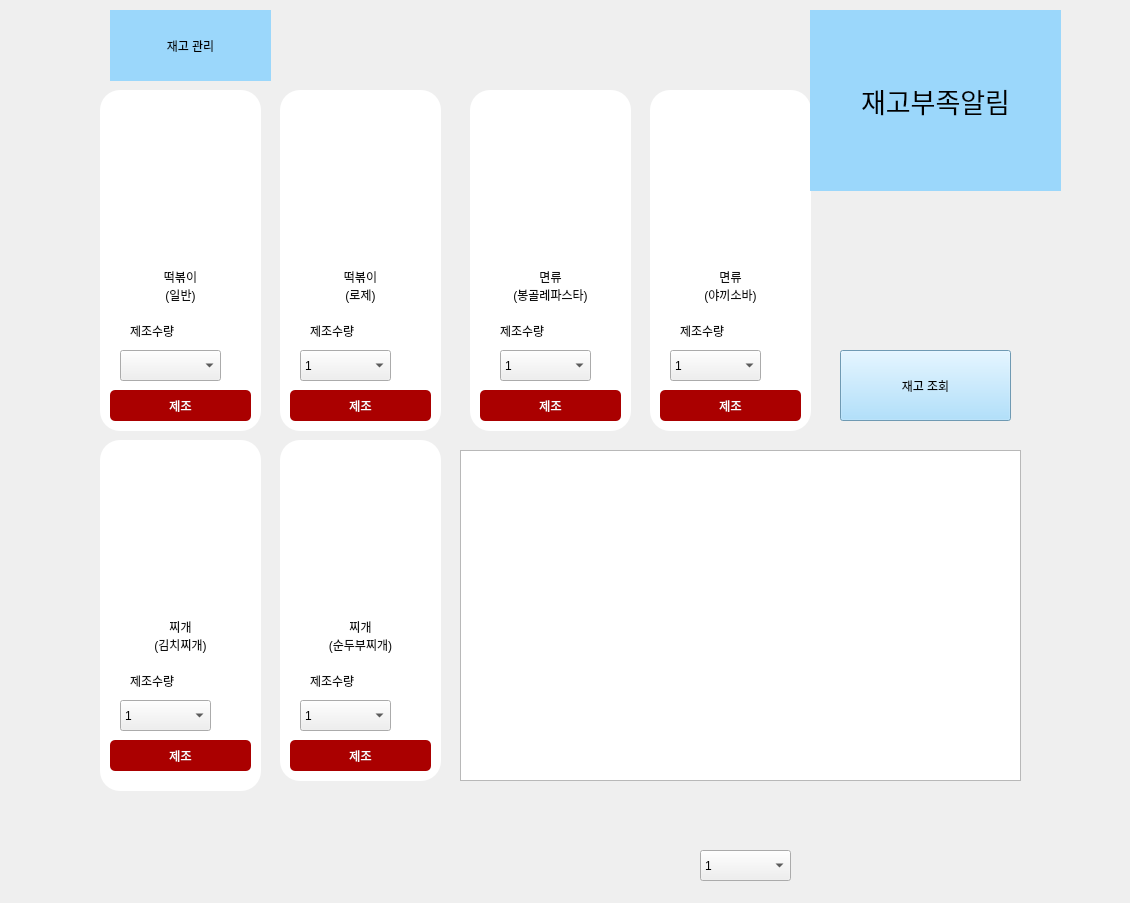
    <widget class="QWidget" name="number6">
     <widget class="QLabel" name="label_29">
      <property name="geometry">
       <rect>
        <x>0</x>
        <y>0</y>
        <width>1121</width>
        <height>894</height>
       </rect>
      </property>
      <property name="text">
       <string/>
      </property>
      <property name="pixmap">
       <pixmap>레시피관리.jpg</pixmap>
      </property>
      <property name="scaledContents">
       <bool>true</bool>
      </property>
     </widget>
     <widget class="QLabel" name="FOODNAME_6">
      <property name="geometry">
       <rect>
        <x>660</x>
        <y>260</y>
        <width>141</width>
        <height>51</height>
       </rect>
      </property>
      <property name="styleSheet">
       <string notr="true">border-radius: 20px;
background-color:rgb(255, 255, 255);
font: 75 12pt &quot;Cambria&quot;;
color: rgb(15, 15, 15);</string>
      </property>
      <property name="text">
       <string>면류
(야끼소바)</string>
      </property>
      <property name="alignment">
       <set>Qt::AlignCenter</set>
      </property>
     </widget>
     <widget class="QPushButton" name="kimchi_produce_btn">
      <property name="geometry">
       <rect>
        <x>110</x>
        <y>740</y>
        <width>141</width>
        <height>31</height>
       </rect>
      </property>
      <property name="styleSheet">
       <string notr="true">color : rgb(255, 255, 255);
background-color: rgb(170, 0, 0);
border-radius : 5;</string>
      </property>
      <property name="text">
       <string>제조</string>
      </property>
     </widget>
     <widget class="QTableWidget" name="current_matarial_tableWidget">
      <property name="geometry">
       <rect>
        <x>460</x>
        <y>450</y>
        <width>561</width>
        <height>331</height>
       </rect>
      </property>
      <attribute name="horizontalHeaderDefaultSectionSize">
       <number>200</number>
      </attribute>
     </widget>
     <widget class="QLabel" name="current_amount_label_tteokbokki1">
      <property name="geometry">
       <rect>
        <x>130</x>
        <y>350</y>
        <width>101</width>
        <height>31</height>
       </rect>
      </property>
      <property name="styleSheet">
       <string notr="true">border-radius: 20px;
background-color:rgb(255, 255, 255);
font: 20pt &quot;Cambria&quot;;
color: rgb(15, 15, 15);</string>
      </property>
      <property name="text">
       <string>            개</string>
      </property>
     </widget>
     <widget class="QLabel" name="label_30">
      <property name="geometry">
       <rect>
        <x>100</x>
        <y>90</y>
        <width>161</width>
        <height>341</height>
       </rect>
      </property>
      <property name="styleSheet">
       <string notr="true">border-radius: 20px;
background-color:rgb(255, 255, 255);
font: 20pt &quot;Cambria&quot;;
color: rgb(0, 170, 255)</string>
      </property>
      <property name="text">
       <string/>
      </property>
     </widget>
     <widget class="QLabel" name="label_37">
      <property name="geometry">
       <rect>
        <x>110</x>
        <y>10</y>
        <width>161</width>
        <height>71</height>
       </rect>
      </property>
      <property name="styleSheet">
       <string notr="true">background-color:rgb(155, 215, 251);
font: 25pt &quot;Sitka Banner&quot;;
color: rgb(0, 0, 0);</string>
      </property>
      <property name="text">
       <string>재고 관리</string>
      </property>
      <property name="alignment">
       <set>Qt::AlignCenter</set>
      </property>
     </widget>
     <widget class="QLabel" name="FOODNAME_5">
      <property name="geometry">
       <rect>
        <x>290</x>
        <y>610</y>
        <width>141</width>
        <height>51</height>
       </rect>
      </property>
      <property name="styleSheet">
       <string notr="true">border-radius: 20px;
background-color:rgb(255, 255, 255);
font: 75 12pt &quot;Cambria&quot;;
color: rgb(15, 15, 15);</string>
      </property>
      <property name="text">
       <string>찌개
(순두부찌개)</string>
      </property>
      <property name="alignment">
       <set>Qt::AlignCenter</set>
      </property>
     </widget>
     <widget class="QLabel" name="label_36">
      <property name="geometry">
       <rect>
        <x>680</x>
        <y>310</y>
        <width>111</width>
        <height>41</height>
       </rect>
      </property>
      <property name="styleSheet">
       <string notr="true">border-radius: 20px;
background-color:rgb(255, 255, 255);
font: 20pt &quot;Cambria&quot;;
color: rgb(15, 15, 15);</string>
      </property>
      <property name="text">
       <string>제조수량</string>
      </property>
     </widget>
     <widget class="QPushButton" name="tteokbokki1_produce_btn">
      <property name="geometry">
       <rect>
        <x>110</x>
        <y>390</y>
        <width>141</width>
        <height>31</height>
       </rect>
      </property>
      <property name="styleSheet">
       <string notr="true">color : rgb(255, 255, 255);
background-color: rgb(170, 0, 0);
border-radius : 5;</string>
      </property>
      <property name="text">
       <string>제조</string>
      </property>
     </widget>
     <widget class="QLabel" name="label_31">
      <property name="geometry">
       <rect>
        <x>280</x>
        <y>90</y>
        <width>161</width>
        <height>341</height>
       </rect>
      </property>
      <property name="styleSheet">
       <string notr="true">border-radius: 20px;
background-color:rgb(255, 255, 255);
font: 20pt &quot;Cambria&quot;;
color: rgb(0, 170, 255)</string>
      </property>
      <property name="text">
       <string/>
      </property>
     </widget>
     <widget class="QLabel" name="FOODIMAGE_5">
      <property name="geometry">
       <rect>
        <x>290</x>
        <y>450</y>
        <width>141</width>
        <height>161</height>
       </rect>
      </property>
      <property name="text">
       <string/>
      </property>
      <property name="pixmap">
       <pixmap>순두부찌개(이미지).jpg</pixmap>
      </property>
      <property name="scaledContents">
       <bool>true</bool>
      </property>
     </widget>
     <widget class="QLabel" name="current_amount_label_kimchi">
      <property name="geometry">
       <rect>
        <x>140</x>
        <y>700</y>
        <width>101</width>
        <height>31</height>
       </rect>
      </property>
      <property name="styleSheet">
       <string notr="true">border-radius: 20px;
background-color:rgb(255, 255, 255);
font: 20pt &quot;Cambria&quot;;
color: rgb(15, 15, 15);</string>
      </property>
      <property name="text">
       <string>            개</string>
      </property>
     </widget>
     <widget class="QLabel" name="label_38">
      <property name="geometry">
       <rect>
        <x>130</x>
        <y>660</y>
        <width>111</width>
        <height>41</height>
       </rect>
      </property>
      <property name="styleSheet">
       <string notr="true">border-radius: 20px;
background-color:rgb(255, 255, 255);
font: 20pt &quot;Cambria&quot;;
color: rgb(15, 15, 15);</string>
      </property>
      <property name="text">
       <string>제조수량</string>
      </property>
     </widget>
     <widget class="QLabel" name="label_33">
      <property name="geometry">
       <rect>
        <x>280</x>
        <y>440</y>
        <width>161</width>
        <height>341</height>
       </rect>
      </property>
      <property name="styleSheet">
       <string notr="true">border-radius: 20px;
background-color:rgb(255, 255, 255);
font: 20pt &quot;Cambria&quot;;
color: rgb(0, 170, 255)</string>
      </property>
      <property name="text">
       <string/>
      </property>
     </widget>
     <widget class="QPushButton" name="tteokbokki2_produce_btn">
      <property name="geometry">
       <rect>
        <x>290</x>
        <y>390</y>
        <width>141</width>
        <height>31</height>
       </rect>
      </property>
      <property name="styleSheet">
       <string notr="true">color : rgb(255, 255, 255);
background-color: rgb(170, 0, 0);
border-radius : 5;</string>
      </property>
      <property name="text">
       <string>제조</string>
      </property>
     </widget>
     <widget class="QPushButton" name="soba_produce_btn">
      <property name="geometry">
       <rect>
        <x>660</x>
        <y>390</y>
        <width>141</width>
        <height>31</height>
       </rect>
      </property>
      <property name="styleSheet">
       <string notr="true">color : rgb(255, 255, 255);
background-color: rgb(170, 0, 0);
border-radius : 5;</string>
      </property>
      <property name="text">
       <string>제조</string>
      </property>
     </widget>
     <widget class="QLabel" name="label_32">
      <property name="geometry">
       <rect>
        <x>310</x>
        <y>660</y>
        <width>111</width>
        <height>41</height>
       </rect>
      </property>
      <property name="styleSheet">
       <string notr="true">border-radius: 20px;
background-color:rgb(255, 255, 255);
font: 20pt &quot;Cambria&quot;;
color: rgb(15, 15, 15);</string>
      </property>
      <property name="text">
       <string>제조수량</string>
      </property>
     </widget>
     <widget class="QLabel" name="FOODNAME_3">
      <property name="geometry">
       <rect>
        <x>480</x>
        <y>260</y>
        <width>141</width>
        <height>51</height>
       </rect>
      </property>
      <property name="styleSheet">
       <string notr="true">border-radius: 20px;
background-color:rgb(255, 255, 255);
font: 75 12pt &quot;Cambria&quot;;
color: rgb(15, 15, 15);</string>
      </property>
      <property name="text">
       <string>면류
(봉골레파스타)</string>
      </property>
      <property name="alignment">
       <set>Qt::AlignCenter</set>
      </property>
     </widget>
     <widget class="QLabel" name="FOODIMAGE_3">
      <property name="geometry">
       <rect>
        <x>480</x>
        <y>100</y>
        <width>141</width>
        <height>161</height>
       </rect>
      </property>
      <property name="text">
       <string/>
      </property>
      <property name="pixmap">
       <pixmap>봉골레파스타(이미지).jpg</pixmap>
      </property>
      <property name="scaledContents">
       <bool>true</bool>
      </property>
     </widget>
     <widget class="QLabel" name="FOODIMAGE_2">
      <property name="geometry">
       <rect>
        <x>290</x>
        <y>100</y>
        <width>141</width>
        <height>161</height>
       </rect>
      </property>
      <property name="text">
       <string/>
      </property>
      <property name="pixmap">
       <pixmap>떡볶이(로제).jpg</pixmap>
      </property>
      <property name="scaledContents">
       <bool>true</bool>
      </property>
     </widget>
     <widget class="QLabel" name="current_amount_label_soba">
      <property name="geometry">
       <rect>
        <x>690</x>
        <y>350</y>
        <width>101</width>
        <height>31</height>
       </rect>
      </property>
      <property name="styleSheet">
       <string notr="true">border-radius: 20px;
background-color:rgb(255, 255, 255);
font: 20pt &quot;Cambria&quot;;
color: rgb(15, 15, 15);</string>
      </property>
      <property name="text">
       <string>            개</string>
      </property>
     </widget>
     <widget class="QLabel" name="label_34">
      <property name="geometry">
       <rect>
        <x>470</x>
        <y>90</y>
        <width>161</width>
        <height>341</height>
       </rect>
      </property>
      <property name="styleSheet">
       <string notr="true">border-radius: 20px;
background-color:rgb(255, 255, 255);
font: 20pt &quot;Cambria&quot;;
color: rgb(0, 170, 255)</string>
      </property>
      <property name="text">
       <string/>
      </property>
     </widget>
     <widget class="QLabel" name="FOODIMAGE_1">
      <property name="geometry">
       <rect>
        <x>110</x>
        <y>100</y>
        <width>141</width>
        <height>161</height>
       </rect>
      </property>
      <property name="text">
       <string/>
      </property>
      <property name="pixmap">
       <pixmap>떡볶이(일반).jpg</pixmap>
      </property>
      <property name="scaledContents">
       <bool>true</bool>
      </property>
     </widget>
     <widget class="QLabel" name="FOODNAME_4">
      <property name="geometry">
       <rect>
        <x>110</x>
        <y>610</y>
        <width>141</width>
        <height>51</height>
       </rect>
      </property>
      <property name="styleSheet">
       <string notr="true">border-radius: 20px;
background-color:rgb(255, 255, 255);
font: 75 12pt &quot;Cambria&quot;;
color: rgb(15, 15, 15);</string>
      </property>
      <property name="text">
       <string>찌개
(김치찌개)</string>
      </property>
      <property name="alignment">
       <set>Qt::AlignCenter</set>
      </property>
     </widget>
     <widget class="QLabel" name="FOODNAME_1">
      <property name="geometry">
       <rect>
        <x>110</x>
        <y>260</y>
        <width>141</width>
        <height>51</height>
       </rect>
      </property>
      <property name="styleSheet">
       <string notr="true">border-radius: 20px;
background-color:rgb(255, 255, 255);
font: 75 12pt &quot;Cambria&quot;;
color: rgb(15, 15, 15);</string>
      </property>
      <property name="text">
       <string>떡볶이
(일반)</string>
      </property>
      <property name="alignment">
       <set>Qt::AlignCenter</set>
      </property>
     </widget>
     <widget class="QLabel" name="label_35">
      <property name="geometry">
       <rect>
        <x>100</x>
        <y>440</y>
        <width>161</width>
        <height>341</height>
       </rect>
      </property>
      <property name="styleSheet">
       <string notr="true">border-radius: 20px;
background-color:rgb(255, 255, 255);
font: 20pt &quot;Cambria&quot;;
color: rgb(0, 170, 255)</string>
      </property>
      <property name="text">
       <string/>
      </property>
     </widget>
     <widget class="QLabel" name="current_amount_label_softtofu">
      <property name="geometry">
       <rect>
        <x>320</x>
        <y>700</y>
        <width>101</width>
        <height>31</height>
       </rect>
      </property>
      <property name="styleSheet">
       <string notr="true">border-radius: 20px;
background-color:rgb(255, 255, 255);
font: 20pt &quot;Cambria&quot;;
color: rgb(15, 15, 15);</string>
      </property>
      <property name="text">
       <string>            개</string>
      </property>
     </widget>
     <widget class="QLabel" name="FOODNAME_2">
      <property name="geometry">
       <rect>
        <x>290</x>
        <y>260</y>
        <width>141</width>
        <height>51</height>
       </rect>
      </property>
      <property name="styleSheet">
       <string notr="true">border-radius: 20px;
background-color:rgb(255, 255, 255);
font: 75 12pt &quot;Cambria&quot;;
color: rgb(15, 15, 15);</string>
      </property>
      <property name="text">
       <string>떡볶이
(로제)</string>
      </property>
      <property name="alignment">
       <set>Qt::AlignCenter</set>
      </property>
     </widget>
     <widget class="QLabel" name="label_39">
      <property name="geometry">
       <rect>
        <x>650</x>
        <y>90</y>
        <width>161</width>
        <height>341</height>
       </rect>
      </property>
      <property name="styleSheet">
       <string notr="true">border-radius: 20px;
background-color:rgb(255, 255, 255);
font: 20pt &quot;Cambria&quot;;
color: rgb(0, 170, 255)</string>
      </property>
      <property name="text">
       <string/>
      </property>
     </widget>
     <widget class="QLabel" name="current_amount_label_pasta">
      <property name="geometry">
       <rect>
        <x>520</x>
        <y>350</y>
        <width>101</width>
        <height>31</height>
       </rect>
      </property>
      <property name="styleSheet">
       <string notr="true">border-radius: 20px;
background-color:rgb(255, 255, 255);
font: 20pt &quot;Cambria&quot;;
color: rgb(15, 15, 15);</string>
      </property>
      <property name="text">
       <string>            개</string>
      </property>
     </widget>
     <widget class="QLabel" name="FOODIMAGE_6">
      <property name="geometry">
       <rect>
        <x>660</x>
        <y>100</y>
        <width>141</width>
        <height>161</height>
       </rect>
      </property>
      <property name="text">
       <string/>
      </property>
      <property name="pixmap">
       <pixmap>야끼소바(이미지).jpg</pixmap>
      </property>
      <property name="scaledContents">
       <bool>true</bool>
      </property>
     </widget>
     <widget class="QPushButton" name="material_check_btn">
      <property name="geometry">
       <rect>
        <x>840</x>
        <y>350</y>
        <width>171</width>
        <height>71</height>
       </rect>
      </property>
      <property name="styleSheet">
       <string notr="true">background-color:rgb(155, 215, 251);
font: 25pt &quot;Sitka Banner&quot;;
color: rgb(0, 0, 0);</string>
      </property>
      <property name="text">
       <string>재고 조회</string>
      </property>
     </widget>
     <widget class="QLabel" name="label_41">
      <property name="geometry">
       <rect>
        <x>500</x>
        <y>310</y>
        <width>111</width>
        <height>41</height>
       </rect>
      </property>
      <property name="styleSheet">
       <string notr="true">border-radius: 20px;
background-color:rgb(255, 255, 255);
font: 20pt &quot;Cambria&quot;;
color: rgb(15, 15, 15);</string>
      </property>
      <property name="text">
       <string>제조수량</string>
      </property>
     </widget>
     <widget class="QPushButton" name="pasta_produce_btn">
      <property name="geometry">
       <rect>
        <x>480</x>
        <y>390</y>
        <width>141</width>
        <height>31</height>
       </rect>
      </property>
      <property name="styleSheet">
       <string notr="true">color : rgb(255, 255, 255);
background-color: rgb(170, 0, 0);
border-radius : 5;</string>
      </property>
      <property name="text">
       <string>제조</string>
      </property>
     </widget>
     <widget class="QPushButton" name="softtofu_produce_btn">
      <property name="geometry">
       <rect>
        <x>290</x>
        <y>740</y>
        <width>141</width>
        <height>31</height>
       </rect>
      </property>
      <property name="styleSheet">
       <string notr="true">color : rgb(255, 255, 255);
background-color: rgb(170, 0, 0);
border-radius : 5;</string>
      </property>
      <property name="text">
       <string>제조</string>
      </property>
     </widget>
     <widget class="QLabel" name="label_42">
      <property name="geometry">
       <rect>
        <x>310</x>
        <y>310</y>
        <width>111</width>
        <height>41</height>
       </rect>
      </property>
      <property name="styleSheet">
       <string notr="true">border-radius: 20px;
background-color:rgb(255, 255, 255);
font: 20pt &quot;Cambria&quot;;
color: rgb(15, 15, 15);</string>
      </property>
      <property name="text">
       <string>제조수량</string>
      </property>
     </widget>
     <widget class="QLabel" name="FOODIMAGE_4">
      <property name="geometry">
       <rect>
        <x>110</x>
        <y>450</y>
        <width>141</width>
        <height>161</height>
       </rect>
      </property>
      <property name="text">
       <string/>
      </property>
      <property name="pixmap">
       <pixmap>김치찌개(이미지).jpg</pixmap>
      </property>
      <property name="scaledContents">
       <bool>true</bool>
      </property>
     </widget>
     <widget class="QLabel" name="current_amount_label_tteokbokki2">
      <property name="geometry">
       <rect>
        <x>320</x>
        <y>350</y>
        <width>101</width>
        <height>31</height>
       </rect>
      </property>
      <property name="styleSheet">
       <string notr="true">border-radius: 20px;
background-color:rgb(255, 255, 255);
font: 20pt &quot;Cambria&quot;;
color: rgb(15, 15, 15);</string>
      </property>
      <property name="text">
       <string>            개</string>
      </property>
     </widget>
     <widget class="QLabel" name="label_43">
      <property name="geometry">
       <rect>
        <x>100</x>
        <y>450</y>
        <width>161</width>
        <height>341</height>
       </rect>
      </property>
      <property name="styleSheet">
       <string notr="true">border-radius: 20px;
background-color:rgb(255, 255, 255);
font: 20pt &quot;Cambria&quot;;
color: rgb(0, 170, 255)</string>
      </property>
      <property name="text">
       <string/>
      </property>
     </widget>
     <widget class="QComboBox" name="comboBox">
      <property name="geometry">
       <rect>
        <x>120</x>
        <y>350</y>
        <width>101</width>
        <height>31</height>
       </rect>
      </property>
     </widget>
     <widget class="QComboBox" name="comboBox_4">
      <property name="geometry">
       <rect>
        <x>700</x>
        <y>850</y>
        <width>91</width>
        <height>31</height>
       </rect>
      </property>
      <item>
       <property name="text">
        <string>1</string>
       </property>
      </item>
      <item>
       <property name="text">
        <string>2</string>
       </property>
      </item>
      <item>
       <property name="text">
        <string>3</string>
       </property>
      </item>
      <item>
       <property name="text">
        <string>4</string>
       </property>
      </item>
      <item>
       <property name="text">
        <string>5</string>
       </property>
      </item>
     </widget>
     <widget class="QLabel" name="label_40">
      <property name="geometry">
       <rect>
        <x>130</x>
        <y>310</y>
        <width>111</width>
        <height>41</height>
       </rect>
      </property>
      <property name="styleSheet">
       <string notr="true">border-radius: 20px;
background-color:rgb(255, 255, 255);
font: 20pt &quot;Cambria&quot;;
color: rgb(15, 15, 15);</string>
      </property>
      <property name="text">
       <string>제조수량</string>
      </property>
     </widget>
     <widget class="QLabel" name="current_amount_label_tteokbokki2_2">
      <property name="geometry">
       <rect>
        <x>150</x>
        <y>350</y>
        <width>101</width>
        <height>31</height>
       </rect>
      </property>
      <property name="styleSheet">
       <string notr="true">border-radius: 20px;
background-color:rgb(255, 255, 255);
font: 20pt &quot;Cambria&quot;;
color: rgb(15, 15, 15);</string>
      </property>
      <property name="text">
       <string>            개</string>
      </property>
     </widget>
     <widget class="QComboBox" name="comboBox_3">
      <property name="geometry">
       <rect>
        <x>300</x>
        <y>350</y>
        <width>91</width>
        <height>31</height>
       </rect>
      </property>
      <item>
       <property name="text">
        <string>1</string>
       </property>
      </item>
      <item>
       <property name="text">
        <string>2</string>
       </property>
      </item>
      <item>
       <property name="text">
        <string>3</string>
       </property>
      </item>
      <item>
       <property name="text">
        <string>4</string>
       </property>
      </item>
      <item>
       <property name="text">
        <string>5</string>
       </property>
      </item>
     </widget>
     <widget class="QComboBox" name="comboBox_5">
      <property name="geometry">
       <rect>
        <x>500</x>
        <y>350</y>
        <width>91</width>
        <height>31</height>
       </rect>
      </property>
      <item>
       <property name="text">
        <string>1</string>
       </property>
      </item>
      <item>
       <property name="text">
        <string>2</string>
       </property>
      </item>
      <item>
       <property name="text">
        <string>3</string>
       </property>
      </item>
      <item>
       <property name="text">
        <string>4</string>
       </property>
      </item>
      <item>
       <property name="text">
        <string>5</string>
       </property>
      </item>
     </widget>
     <widget class="QComboBox" name="comboBox_6">
      <property name="geometry">
       <rect>
        <x>670</x>
        <y>350</y>
        <width>91</width>
        <height>31</height>
       </rect>
      </property>
      <item>
       <property name="text">
        <string>1</string>
       </property>
      </item>
      <item>
       <property name="text">
        <string>2</string>
       </property>
      </item>
      <item>
       <property name="text">
        <string>3</string>
       </property>
      </item>
      <item>
       <property name="text">
        <string>4</string>
       </property>
      </item>
      <item>
       <property name="text">
        <string>5</string>
       </property>
      </item>
     </widget>
     <widget class="QComboBox" name="comboBox_7">
      <property name="geometry">
       <rect>
        <x>120</x>
        <y>700</y>
        <width>91</width>
        <height>31</height>
       </rect>
      </property>
      <item>
       <property name="text">
        <string>1</string>
       </property>
      </item>
      <item>
       <property name="text">
        <string>2</string>
       </property>
      </item>
      <item>
       <property name="text">
        <string>3</string>
       </property>
      </item>
      <item>
       <property name="text">
        <string>4</string>
       </property>
      </item>
      <item>
       <property name="text">
        <string>5</string>
       </property>
      </item>
     </widget>
     <widget class="QComboBox" name="comboBox_8">
      <property name="geometry">
       <rect>
        <x>300</x>
        <y>700</y>
        <width>91</width>
        <height>31</height>
       </rect>
      </property>
      <item>
       <property name="text">
        <string>1</string>
       </property>
      </item>
      <item>
       <property name="text">
        <string>2</string>
       </property>
      </item>
      <item>
       <property name="text">
        <string>3</string>
       </property>
      </item>
      <item>
       <property name="text">
        <string>4</string>
       </property>
      </item>
      <item>
       <property name="text">
        <string>5</string>
       </property>
      </item>
     </widget>
     <widget class="QLabel" name="lack_of_material_label_2">
      <property name="geometry">
       <rect>
        <x>810</x>
        <y>10</y>
        <width>251</width>
        <height>181</height>
       </rect>
      </property>
      <property name="font">
       <font>
        <family>Sitka Banner</family>
        <pointsize>20</pointsize>
        <weight>50</weight>
        <italic>false</italic>
        <bold>false</bold>
       </font>
      </property>
      <property name="styleSheet">
       <string notr="true">background-color:rgb(155, 215, 251);
font: 20pt &quot;Sitka Banner&quot;;
color: rgb(0, 0, 0);</string>
      </property>
      <property name="text">
       <string>재고부족알림</string>
      </property>
      <property name="alignment">
       <set>Qt::AlignCenter</set>
      </property>
     </widget>
     <zorder>label_43</zorder>
     <zorder>label_39</zorder>
     <zorder>label_34</zorder>
     <zorder>label_33</zorder>
     <zorder>label_35</zorder>
     <zorder>label_29</zorder>
     <zorder>FOODNAME_6</zorder>
     <zorder>kimchi_produce_btn</zorder>
     <zorder>current_matarial_tableWidget</zorder>
     <zorder>current_amount_label_tteokbokki1</zorder>
     <zorder>label_30</zorder>
     <zorder>label_37</zorder>
     <zorder>FOODNAME_5</zorder>
     <zorder>label_36</zorder>
     <zorder>tteokbokki1_produce_btn</zorder>
     <zorder>label_31</zorder>
     <zorder>FOODIMAGE_5</zorder>
     <zorder>current_amount_label_kimchi</zorder>
     <zorder>label_38</zorder>
     <zorder>tteokbokki2_produce_btn</zorder>
     <zorder>soba_produce_btn</zorder>
     <zorder>label_32</zorder>
     <zorder>FOODNAME_3</zorder>
     <zorder>FOODIMAGE_3</zorder>
     <zorder>FOODIMAGE_2</zorder>
     <zorder>current_amount_label_soba</zorder>
     <zorder>FOODIMAGE_1</zorder>
     <zorder>FOODNAME_4</zorder>
     <zorder>FOODNAME_1</zorder>
     <zorder>current_amount_label_softtofu</zorder>
     <zorder>FOODNAME_2</zorder>
     <zorder>current_amount_label_pasta</zorder>
     <zorder>FOODIMAGE_6</zorder>
     <zorder>material_check_btn</zorder>
     <zorder>label_41</zorder>
     <zorder>pasta_produce_btn</zorder>
     <zorder>softtofu_produce_btn</zorder>
     <zorder>label_42</zorder>
     <zorder>FOODIMAGE_4</zorder>
     <zorder>current_amount_label_tteokbokki2</zorder>
     <zorder>comboBox_4</zorder>
     <zorder>label_40</zorder>
     <zorder>current_amount_label_tteokbokki2_2</zorder>
     <zorder>comboBox</zorder>
     <zorder>comboBox_3</zorder>
     <zorder>comboBox_5</zorder>
     <zorder>comboBox_6</zorder>
     <zorder>comboBox_7</zorder>
     <zorder>comboBox_8</zorder>
     <zorder>lack_of_material_label_2</zorder>
    </widget>
